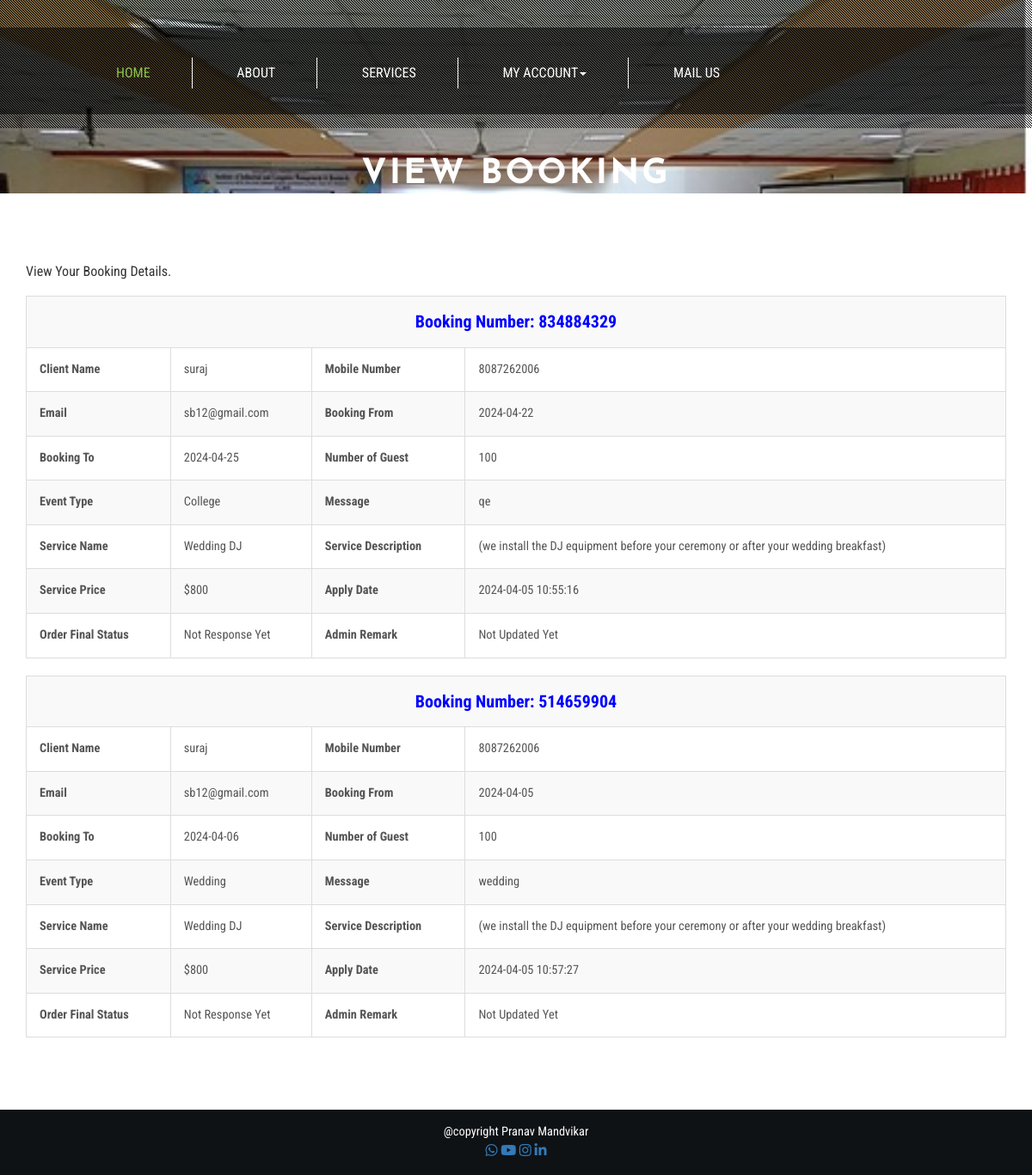
/obbs/view-booking-detail.php (signed in), run on the app's committed database.
### tables this page shows
CREATE TABLE `tblbooking` (
  `ID` int(10) NOT NULL,
  `BookingID` int(10) DEFAULT NULL,
  `ServiceID` int(10) DEFAULT NULL,
  `UserID` int(5) DEFAULT NULL,
  `BookingFrom` date DEFAULT NULL,
  `BookingTo` date DEFAULT NULL,
  `EventType` varchar(200) DEFAULT NULL,
  `Numberofguest` int(10) DEFAULT NULL,
  `Message` mediumtext DEFAULT NULL,
  `BookingDate` timestamp NULL DEFAULT current_timestamp(),
  `Remark` varchar(200) DEFAULT NULL,
  `Status` varchar(200) DEFAULT NULL,
  `UpdationDate` timestamp NULL DEFAULT NULL ON UPDATE current_timestamp()
);

CREATE TABLE `tbluser` (
  `ID` int(10) NOT NULL,
  `FullName` varchar(200) DEFAULT NULL,
  `MobileNumber` bigint(10) DEFAULT NULL,
  `Email` varchar(200) DEFAULT NULL,
  `Password` varchar(200) DEFAULT NULL,
  `RegDate` timestamp NULL DEFAULT current_timestamp()
);

CREATE TABLE `tblservice` (
  `ID` int(10) NOT NULL,
  `ServiceName` varchar(200) DEFAULT NULL,
  `SerDes` varchar(250) NOT NULL,
  `ServicePrice` varchar(200) DEFAULT NULL,
  `CreationDate` timestamp NULL DEFAULT current_timestamp()
);

### obbs/view-booking-detail.php (the view, shortened to what this page needs)
<?php
if (strlen($_SESSION['obbsuid']==0)) {
  header('location:logout.php');
  } else{
?>
<!DOCTYPE html>
<html lang="en">
<head>
<link href="css/bootstrap.css" rel="stylesheet" type="text/css" media="all" />
<link rel="stylesheet" href="css/style.css" type="text/css" media="all" />
<link href="css/font-awesome.css" rel="stylesheet">
</head>
<body>
	<div class="banner jarallax">
		<div class="agileinfo-dot">
		<?php include_once('includes/header.php');?>
			<div class="wthree-heading">
				<h2>View Booking</h2>
			</div>
		</div>
	<div class="about-top">
		<div class="container">
			<div class="wthree-services-bottom-grids">
				<p class="wow fadeInUp animated" data-wow-delay=".5s">View Your Booking Details.</p>
					<div class="bs-docs-example wow fadeInUp animated" data-wow-delay=".5s">
						 <?php
                  $uid=$_SESSION['obbsuid'];
$sql="SELECT tbluser.FullName,tbluser.MobileNumber,tbluser.Email,tblbooking.BookingID,tblbooking.BookingDate,tblbooking.BookingFrom,tblbooking.BookingTo,tblbooking.EventType,tblbooking.Numberofguest,tblbooking.Message, tblbooking.Remark,tblbooking.Status,tblbooking.UpdationDate,tblservice.ServiceName,tblservice.SerDes,tblservice.ServicePrice,Remark from tblbooking join tblservice on tblbooking.ServiceID=tblservice.ID join tbluser on tbluser.ID=tblbooking.UserID  where tblbooking.UserID=:uid";
$query = $dbh -> prepare($sql);
$query-> bindParam(':uid', $uid, PDO::PARAM_STR);
$query->execute();
$results=$query->fetchAll(PDO::FETCH_OBJ);
$cnt=1;
if($query->rowCount() > 0)
{
foreach($results as $row)
{               ?>
                            <table border="1" class="table table-bordered table-striped table-vcenter js-dataTable-full-pagination">
                                <tr>
                                    <th colspan="5" style="text-align: center;font-size: 20px;color: blue;">Booking Number: <?php  echo $row->BookingID;?>
                                    </th>
                                </tr>
                                            <tr>
    <th>Client Name</th>
    <td><?php  echo $row->FullName;?></td>
     <th>Mobile Number</th>
    <td><?php  echo $row->MobileNumber;?></td>
  </tr>
  <tr>
   <th>Email</th>
    <td><?php  echo $row->Email;?></td>
     <th>Booking From</th>
    <td><?php  echo $row->BookingFrom;?></td>
  </tr>
   <tr>
   <th>Booking To</th>
    <td><?php  echo $row->BookingTo;?></td>
    <th>Number of Guest</th>
    <td><?php  echo $row->Numberofguest;?></td>
  </tr>
  <tr>
    <th>Event Type</th>
    <td><?php  echo $row->EventType;?></td>
    <th>Message</th>
    <td><?php  echo $row->Message;?></td>
  </tr>
  <tr>
    <th>Service Name</th>
    <td><?php  echo $row->ServiceName;?></td>
    <th>Service Description</th>
    <td><?php  echo $row->SerDes;?></td>
  </tr>
   <tr>
    <th>Service Price</th>
    <td>$<?php  echo $row->ServicePrice;?></td>
    <th>Apply Date</th>
    <td><?php  echo $row->BookingDate;?></td>
  </tr>
  <tr>
     <th>Order Final Status</th>
    <td> <?php  $status=$row->Status;
if($row->Status=="")
{
  echo "Not Response Yet";
}
     ;?></td>
     <th >Admin Remark</th>
    <?php if($row->Status==""){ ?>
                     <td><?php echo "Not Updated Yet"; ?></td>
<?php } else { ?>                  <td><?php  echo htmlentities($row->Remark);?>
                  </td>
                  <?php } ?>
  </tr>
<?php $cnt=$cnt+1;}} ?>
</table>
					</div>
			</div>
		</div>
	</div>
	<?php include_once('includes/footer.php');?>
</body>
</html><?php }  ?>

### obbs/css/style.css (style rules this page uses)
html, body { font-size: 100%; font-family: 'Roboto Condensed', sans-serif; }
body { background:#FFFFFF; }
.banner { background: url(../images/hall.jpg) no-repeat 0px 147px; background-size: cover; }
.agileinfo-dot { background: url(../images/dott.png)repeat 0px 0px; background-size: 3px; -webkit-background-size: 3px; -moz-background-size: 3px; -o-background-size: 3px; -ms-background-size: 3px; padding: 1em 0; }
.jarallax { position: relative; background-size: cover; background-repeat: no-repeat; background-position: 50% 50%; }
.banner-bottom,.services,.services-bottom,footer,.about-top,.agile-dot,.team,.gallery,.codes,.typography,.contact,.single { padding:4em 0; }
.wthree-heading { margin: 2em 0 1em; }
.wthree-heading h2 { color: #ffffff; font-size: 2.5em; text-align: center; margin: 0; letter-spacing: 3px; font-weight: 800; text-transform: uppercase; font-family: 'Josefin Sans', sans-serif; }
.table > thead > tr > th, .table > tbody > tr > th, .table > tfoot > tr > th, .table > thead > tr > td, .table > tbody > tr > td, .table > tfoot > tr > td { border-top: none !important; }
.bs-docs-example { margin: 1em 0; }
.table td, .table>tbody>tr>td, .table>tbody>tr>th, .table>tfoot>tr>td, .table>tfoot>tr>th, .table>thead>tr>td, .table>thead>tr>th { padding: 15px!important; }
.table > thead > tr > th, .table > tbody > tr > th, .table > tfoot > tr > th, .table > thead > tr > td, .table > tbody > tr > td, .table > tfoot > tr > td { font-size: 0.9em; color: #555; border-top: none !important; }

### data on the page
tblbooking: BookingID "834884329", UserID.FullName "suraj", UserID.MobileNumber "8087262006", UserID.Email "sb12@gmail.com", BookingFrom "2024-04-22", BookingTo "2024-04-25", Numberofguest "100", EventType "College", Message "qe", ServiceID.ServiceName "Wedding DJ", ServiceID.SerDes "(we install the DJ equipment before your ceremony or after your wedding breakfast)", ServiceID.ServicePrice "800", BookingDate "2024-04-05 10:55:16", shows "Not Response Yet", shows "Not Updated Yet"
tblbooking: BookingID "514659904", UserID.FullName "suraj", UserID.MobileNumber "8087262006", UserID.Email "sb12@gmail.com", BookingFrom "2024-04-05", BookingTo "2024-04-06", Numberofguest "100", EventType "Wedding", Message "wedding", ServiceID.ServiceName "Wedding DJ", ServiceID.SerDes "(we install the DJ equipment before your ceremony or after your wedding breakfast)", ServiceID.ServicePrice "800", BookingDate "2024-04-05 10:57:27", shows "Not Response Yet", shows "Not Updated Yet"
